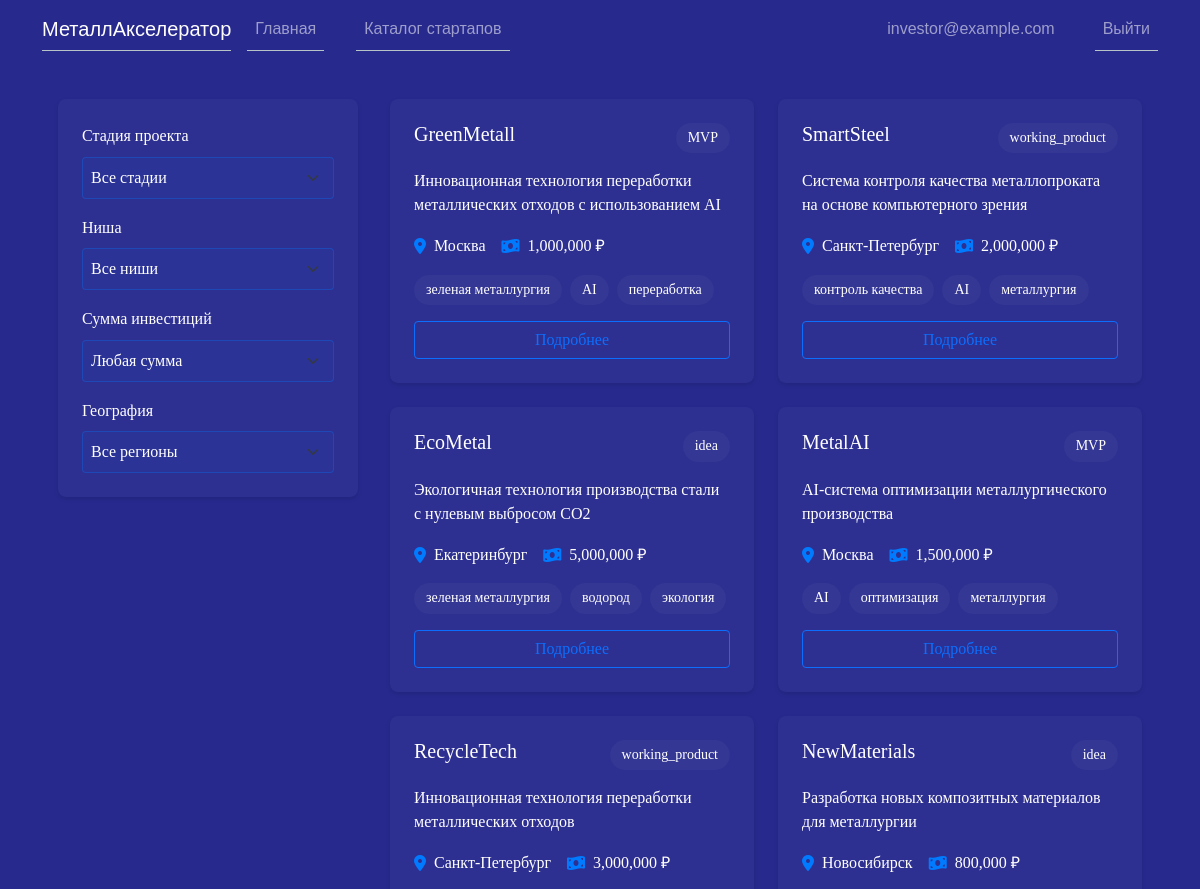
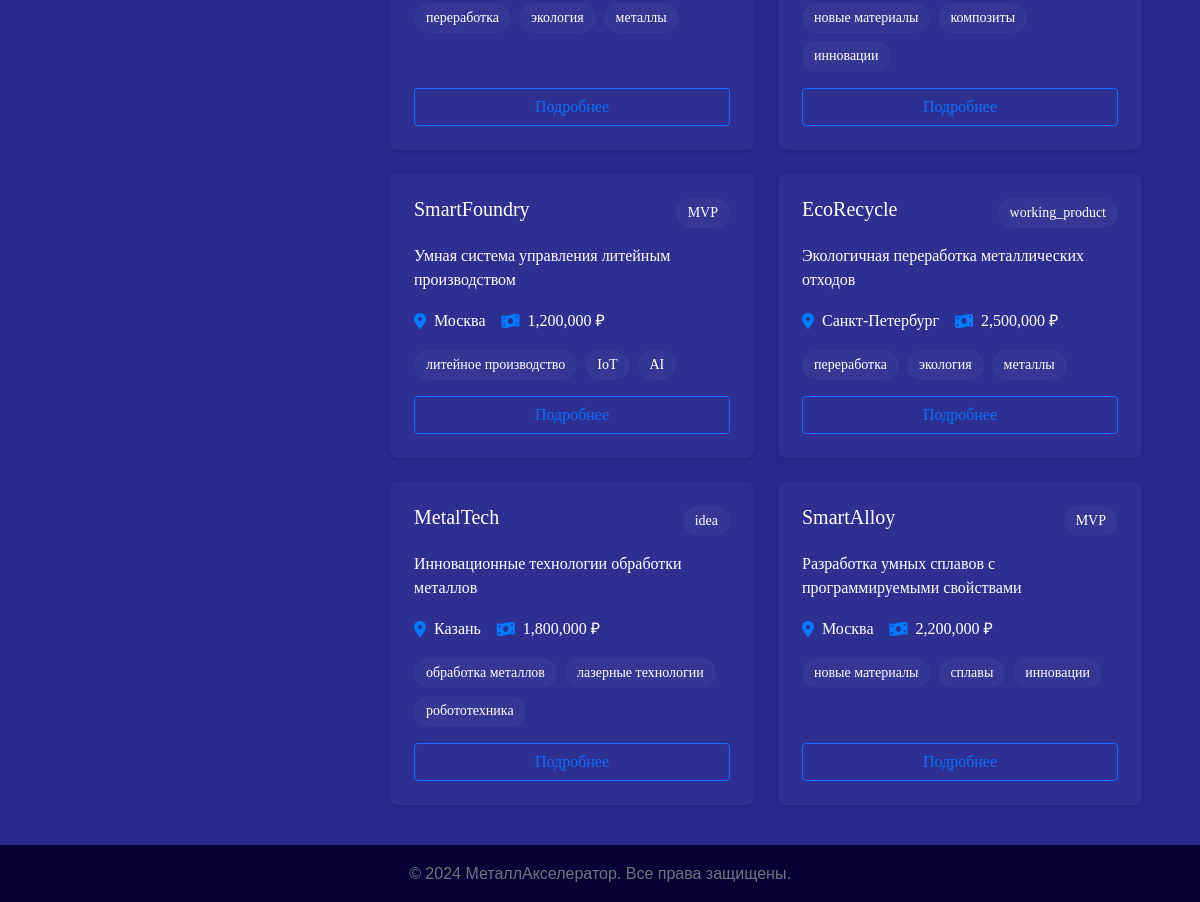
Screenshot of /startup-catalog (signed in) with the database file from the repository (2 pictures, top to bottom).
### models.py (models this page shows, shortened)
class User(UserMixin, db.Model):
    id = db.Column(db.Integer, primary_key=True)
    email = db.Column(db.String(120), unique=True, nullable=False)
    password_hash = db.Column(db.String(128))
    user_type = db.Column(db.String(20), nullable=False)  # 'investor' or 'startup'
    created_at = db.Column(db.DateTime, default=datetime.utcnow)

class StartupApplication(db.Model):
    id = db.Column(db.Integer, primary_key=True)
    created_at = db.Column(db.DateTime, default=datetime.utcnow)
    name = db.Column(db.String(200), nullable=False)
    short_description = db.Column(db.Text, nullable=False)
    full_description = db.Column(db.Text, nullable=False)
    market_segment = db.Column(db.String(200))
    key_technologies = db.Column(db.Text, nullable=False)
    project_stage = db.Column(db.String(100), nullable=False)  # idea, MVP, working product
    target_market = db.Column(db.Text, nullable=False)
    competitors = db.Column(db.Text, nullable=False)
    monthly_revenue = db.Column(db.String(100), nullable=False)
    customers_count = db.Column(db.String(100), nullable=False)
    website = db.Column(db.String(200))
    investment_request = db.Column(db.Text, nullable=False)
    investment_amount = db.Column(db.Float, nullable=False)  # Required investment amount
    investment_raised = db.Column(db.Float, default=0.0)  # Amount raised so far
    email = db.Column(db.String(100), nullable=False)
    leader_name = db.Column(db.String(200), nullable=False)
    telegram = db.Column(db.String(100), nullable=False)
    phone = db.Column(db.String(20), nullable=False)
    city = db.Column(db.String(100), nullable=False)
    inn = db.Column(db.String(20), nullable=False)
    source = db.Column(db.String(200), nullable=False)
    logo_url = db.Column(db.String(500))  # URL to startup logo
    geography = db.Column(db.String(200))  # Geographic location
    tags = db.relationship('Tag', secondary=startup_tags, lazy='subquery',
                          backref=db.backref('startups', lazy=True))

class Tag(db.Model):
    id = db.Column(db.Integer, primary_key=True)
    name = db.Column(db.String(50), unique=True, nullable=False)

### app.py (the view)
@app.route('/startup-catalog')
@login_required
def startup_catalog():
    if current_user.user_type != 'investor':
        flash('Доступ к каталогу стартапов разрешен только инвесторам', 'error')
        return redirect(url_for('index'))
    startups = StartupApplication.query.all()
    return render_template('startup_catalog.html', startups=startups)

### app.py (called while the page is built)
@login_manager.user_loader
def load_user(user_id):
    return User.query.get(int(user_id))

@app.template_filter('format_currency')
def format_currency(value):
    try:
        return "{:,.0f}".format(float(value))
    except (ValueError, TypeError):
        return "0"

### templates/startup_catalog.html (shortened to what this page needs)
{% extends "base.html" %}
{% block extra_css %}
<link rel="stylesheet" href="{{ url_for('static', filename='css/catalog.css') }}">
{% endblock %}
{% block content %}
<div class="catalog-container">
    <div class="filters-section">
        <form id="filterForm" class="filter-form">
            <div class="filter-group">
                <label for="stage">Стадия проекта</label>
                <select id="stage" name="stage" class="form-select">
                    <option value="">Все стадии</option>
                </select>
            </div>
            <div class="filter-group">
                <label for="niche">Ниша</label>
                <select id="niche" name="niche" class="form-select">
                    <option value="">Все ниши</option>
                </select>
            </div>
            <div class="filter-group">
                <label for="investment">Сумма инвестиций</label>
                <select id="investment" name="investment" class="form-select">
                    <option value="">Любая сумма</option>
                </select>
            </div>
            <div class="filter-group">
                <label for="geography">География</label>
                <select id="geography" name="geography" class="form-select">
                    <option value="">Все регионы</option>
                </select>
            </div>
        </form>
    </div>
    <div class="startups-section">
        <div id="startupsList" class="startups-grid">
            {% for startup in startups %}
            <div class="startup-card">
                <div class="startup-header">
                    <h3>{{ startup.name }}</h3>
                    <span class="stage-badge">{{ startup.project_stage }}</span>
                </div>
                <p class="startup-description">{{ startup.short_description }}</p>
                <div class="startup-details">
                    <div class="detail-item">
                        <i class="fas fa-map-marker-alt"></i>
                        <span>{{ startup.city }}</span>
                    </div>
                    <div class="detail-item">
                        <i class="fas fa-money-bill-wave"></i>
                        <span>{{ startup.investment_amount|format_currency }} ₽</span>
                    </div>
                </div>
                <div class="startup-tags">
                    {% for tag in startup.tags %}
                    <span class="tag">{{ tag.name }}</span>
                    {% endfor %}
                </div>
                <a href="{{ url_for('startup_detail', startup_id=startup.id) }}" class="btn btn-outline-primary">Подробнее</a>
            </div>
            {% endfor %}
        </div>
    </div>
</div>
{% endblock %}

### templates/base.html (shortened to what this page needs)
<!DOCTYPE html>
<html lang="ru">
<head>
    <link href="https://cdn.jsdelivr.net/npm/bootstrap@5.1.3/dist/css/bootstrap.min.css" rel="stylesheet">
    <link rel="stylesheet" href="https://cdnjs.cloudflare.com/ajax/libs/font-awesome/6.0.0/css/all.min.css">
    <link rel="stylesheet" href="{{ url_for('static', filename='css/style.css') }}">
    {% block extra_css %}{% endblock %}
</head>
<body>
    <nav class="navbar navbar-expand-lg navbar-dark">
        <div class="container">
            <a class="navbar-brand" href="{{ url_for('index') }}">МеталлАкселератор</a>
            <div class="collapse navbar-collapse" id="navbarNav">
                <ul class="navbar-nav me-auto">
                    <li class="nav-item">
                        <a class="nav-link" href="{{ url_for('index') }}">Главная</a>
                    </li>
                    {% if current_user.is_authenticated %}
                        {% if current_user.user_type == 'investor' %}
                            <li class="nav-item">
                                <a class="nav-link" href="{{ url_for('startup_catalog') }}">Каталог стартапов</a>
                            </li>
                        {% else %}
                            <li class="nav-item">
                                <a class="nav-link" href="{{ url_for('apply') }}">Подать заявку</a>
                            </li>
                        {% endif %}
                    {% endif %}
                </ul>
                <ul class="navbar-nav">
                    {% if current_user.is_authenticated %}
                        <li class="nav-item">
                            <span class="nav-link">{{ current_user.email }}</span>
                        </li>
                        <li class="nav-item">
                            <a class="nav-link" href="{{ url_for('logout') }}">Выйти</a>
                        </li>
                    {% endif %}
                </ul>
            </div>
        </div>
    </nav>
    <main class="container py-4">
        {% block content %}{% endblock %}
    </main>
    <footer class="footer mt-auto py-3">
        <div class="container text-center">
            <span class="text-muted">© 2024 МеталлАкселератор. Все права защищены.</span>
        </div>
    </footer>
</body>
</html>

### static/css/style.css (style rules this page uses)
* { box-sizing: border-box; margin: 0; padding: 0; }
body { color: #fff; font-family: 'SoyuzGrotesk', Arial, Helvetica, sans-serif; line-height: 1.6; background: #27298d; }
nav { display: flex; justify-content: space-between; align-items: center; max-width: 1280px; margin: 0 auto; }
nav ul { display: flex; gap: 2rem; list-style: none; }
nav a { border-bottom: 1px solid #B7C4C7; color: #B7C4C7; text-decoration: none; transition: opacity 0.3s; }
main { padding: 0 4em; overflow: hidden; }
h3 { margin-bottom: 0.25em; font-family: 'SoyuzGrotesk'; font-size: 3em; line-height: 1.1; }
footer { margin-top: 2em; padding: 2rem; text-align: center; background-color: rgba(7, 0, 49, 0.95); }

### static/css/catalog.css (style rules this page uses)
.catalog-container { display: grid; grid-template-columns: 300px 1fr; gap: 2rem; padding: 1rem; font-family: 'InterRegular'; color: #fff; }
.filters-section { background-color: rgba(255, 255, 255, 0.03); padding: 1.5rem; border-radius: 8px; box-shadow: 0 2px 4px rgba(0, 0, 0, 0.1); height: fit-content; }
.filter-form { display: flex; flex-direction: column; gap: 1rem; }
.filter-group { display: flex; flex-direction: column; gap: 0.5rem; }
.filter-group label { font-weight: 500; }
.filter-group select { padding: 0.5rem; border: 1px solid rgba(0, 123, 255, 0.3); border-radius: 4px; background-color: rgba(0, 123, 255, 0.05); color: #fff; cursor: pointer; transition: all 0.2s ease; }
.filter-group select option { background-color: rgba(0, 42, 255, 0.767); color: #fff; }
.startups-section { width: 100%; }
.startups-grid { display: grid; grid-template-columns: repeat(auto-fill, minmax(300px, 1fr)); gap: 1.5rem; }
.startup-card { background: rgba(255, 255, 255, 0.03); border-radius: 8px; padding: 1.5rem; box-shadow: 0 2px 4px rgba(0, 0, 0, 0.1); display: flex; flex-direction: column; gap: 1rem; transition: transform 0.2s, box-shadow 0.2s; }
.startup-header { display: flex; justify-content: space-between; align-items: flex-start; gap: 1rem; }
.startup-header h3 { margin: 0; font-size: 1.25rem; }
.stage-badge { background: rgba(255, 255, 255, 0.03); padding: 0.25rem 0.75rem; border-radius: 1rem; font-size: 0.875rem; white-space: nowrap; }
.startup-description { margin: 0; line-height: 1.5; }
.startup-details { display: flex; gap: 1rem; }
.detail-item { display: flex; align-items: center; gap: 0.5rem; }
.detail-item i { color: #007bff; }
.startup-tags { display: flex; flex-wrap: wrap; gap: 0.5rem; }
.tag { background: rgba(255, 255, 255, 0.03); padding: 0.25rem 0.75rem; border-radius: 1rem; font-size: 0.875rem; }
.startup-card .btn { margin-top: auto; width: 100%; }

### rows the page displays
User: email "investor@example.com"
StartupApplication: name "GreenMetall", project_stage "MVP", short_description "Инновационная технология переработки металлических отходов с использованием AI", city "Москва", investment_amount "1,000,000"
Tag: name "зеленая металлургия"
Tag: name "AI"
Tag: name "переработка"
StartupApplication: name "SmartSteel", project_stage "working_product", short_description "Система контроля качества металлопроката на основе компьютерного зрения", city "Санкт-Петербург", investment_amount "2,000,000"
Tag: name "контроль качества"
Tag: name "металлургия"
StartupApplication: name "EcoMetal", project_stage "idea", short_description "Экологичная технология производства стали с нулевым выбросом CO2", city "Екатеринбург", investment_amount "5,000,000"
Tag: name "водород"
Tag: name "экология"
StartupApplication: name "MetalAI", project_stage "MVP", short_description "AI-система оптимизации металлургического производства", city "Москва", investment_amount "1,500,000"
Tag: name "оптимизация"
StartupApplication: name "RecycleTech", project_stage "working_product", short_description "Инновационная технология переработки металлических отходов", city "Санкт-Петербург", investment_amount "3,000,000"
Tag: name "металлы"
StartupApplication: name "NewMaterials", project_stage "idea", short_description "Разработка новых композитных материалов для металлургии", city "Новосибирск", investment_amount "800,000"
Tag: name "новые материалы"
Tag: name "композиты"
Tag: name "инновации"
StartupApplication: name "SmartFoundry", project_stage "MVP", short_description "Умная система управления литейным производством", city "Москва", investment_amount "1,200,000"
Tag: name "литейное производство"
Tag: name "IoT"
StartupApplication: name "EcoRecycle", project_stage "working_product", short_description "Экологичная переработка металлических отходов", city "Санкт-Петербург", investment_amount "2,500,000"
StartupApplication: name "MetalTech", project_stage "idea", short_description "Инновационные технологии обработки металлов", city "Казань", investment_amount "1,800,000"
Tag: name "обработка металлов"
Tag: name "лазерные технологии"
Tag: name "робототехника"
StartupApplication: name "SmartAlloy", project_stage "MVP", short_description "Разработка умных сплавов с программируемыми свойствами", city "Москва", investment_amount "2,200,000"
Tag: name "сплавы"
